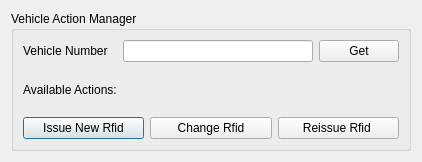
<?xml version="1.0" encoding="UTF-8"?>
<ui version="4.0">
 <class>VehicleActions</class>
 <widget class="QDialog" name="VehicleActions">
  <property name="geometry">
   <rect>
    <x>0</x>
    <y>0</y>
    <width>422</width>
    <height>162</height>
   </rect>
  </property>
  <property name="windowTitle">
   <string>Dialog</string>
  </property>
  <layout class="QGridLayout" name="gridLayout">
   <item row="0" column="0">
    <widget class="QGroupBox" name="groupBox">
     <property name="title">
      <string>Vehicle Action Manager</string>
     </property>
     <layout class="QGridLayout" name="gridLayout_2">
      <item row="1" column="0">
       <layout class="QHBoxLayout" name="horizontalLayout_2">
        <item>
         <widget class="QPushButton" name="issuenewRfid">
          <property name="text">
           <string>Issue New Rfid</string>
          </property>
         </widget>
        </item>
        <item>
         <widget class="QPushButton" name="changeRfid">
          <property name="text">
           <string>Change Rfid</string>
          </property>
         </widget>
        </item>
        <item>
         <widget class="QPushButton" name="resissueRfid">
          <property name="text">
           <string>Reissue Rfid </string>
          </property>
         </widget>
        </item>
       </layout>
      </item>
      <item row="0" column="0">
       <layout class="QGridLayout" name="gridLayout_3">
        <item row="0" column="2">
         <widget class="QPushButton" name="get_actions">
          <property name="text">
           <string>Get</string>
          </property>
         </widget>
        </item>
        <item row="0" column="1">
         <widget class="QLineEdit" name="vehicleNumberLineEdit"/>
        </item>
        <item row="0" column="0">
         <widget class="QLabel" name="vehicleNumberLabel">
          <property name="text">
           <string>Vehicle Number</string>
          </property>
         </widget>
        </item>
        <item row="1" column="0">
         <widget class="QLabel" name="label">
          <property name="text">
           <string>Available Actions:</string>
          </property>
         </widget>
        </item>
       </layout>
      </item>
     </layout>
    </widget>
   </item>
  </layout>
 </widget>
 <resources/>
 <connections/>
</ui>
